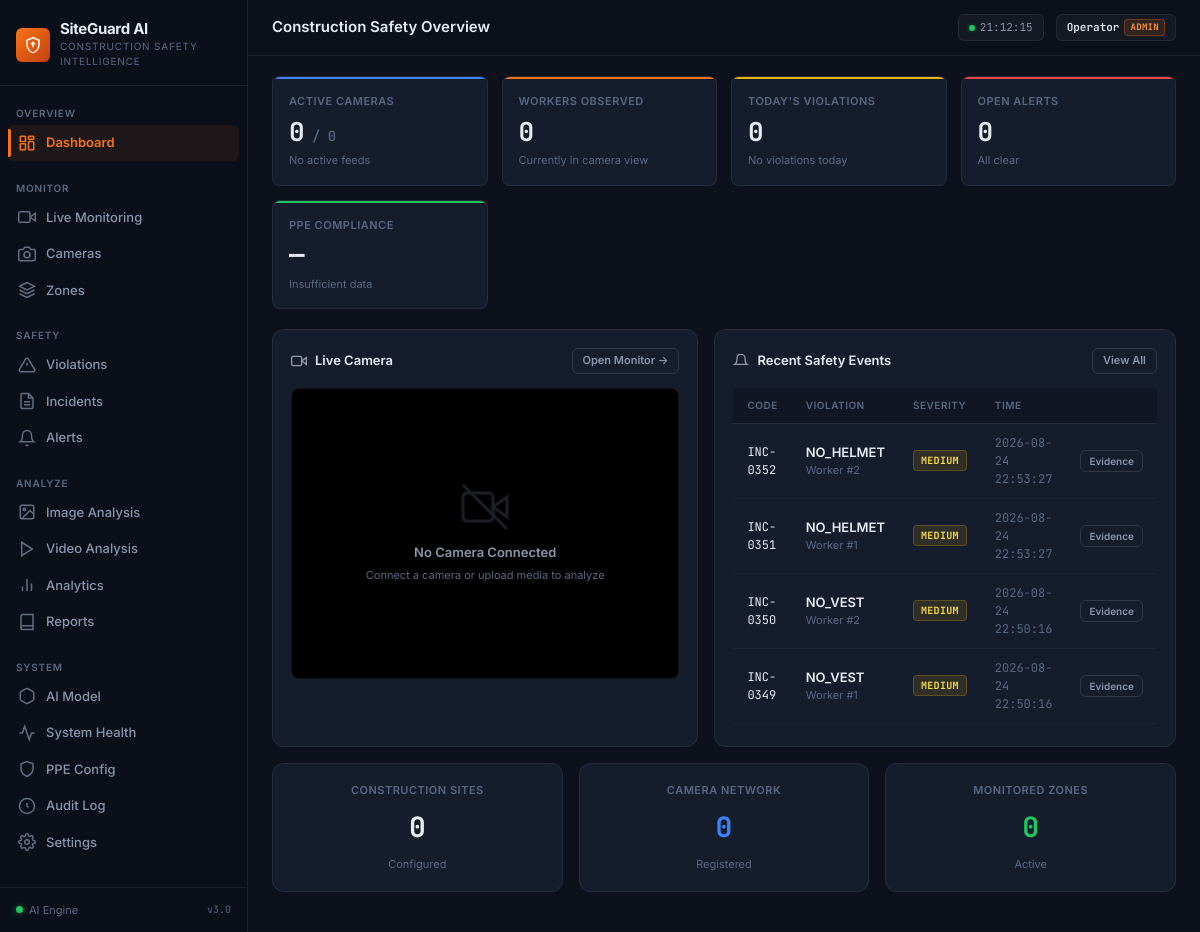
Before: / with the older database file.
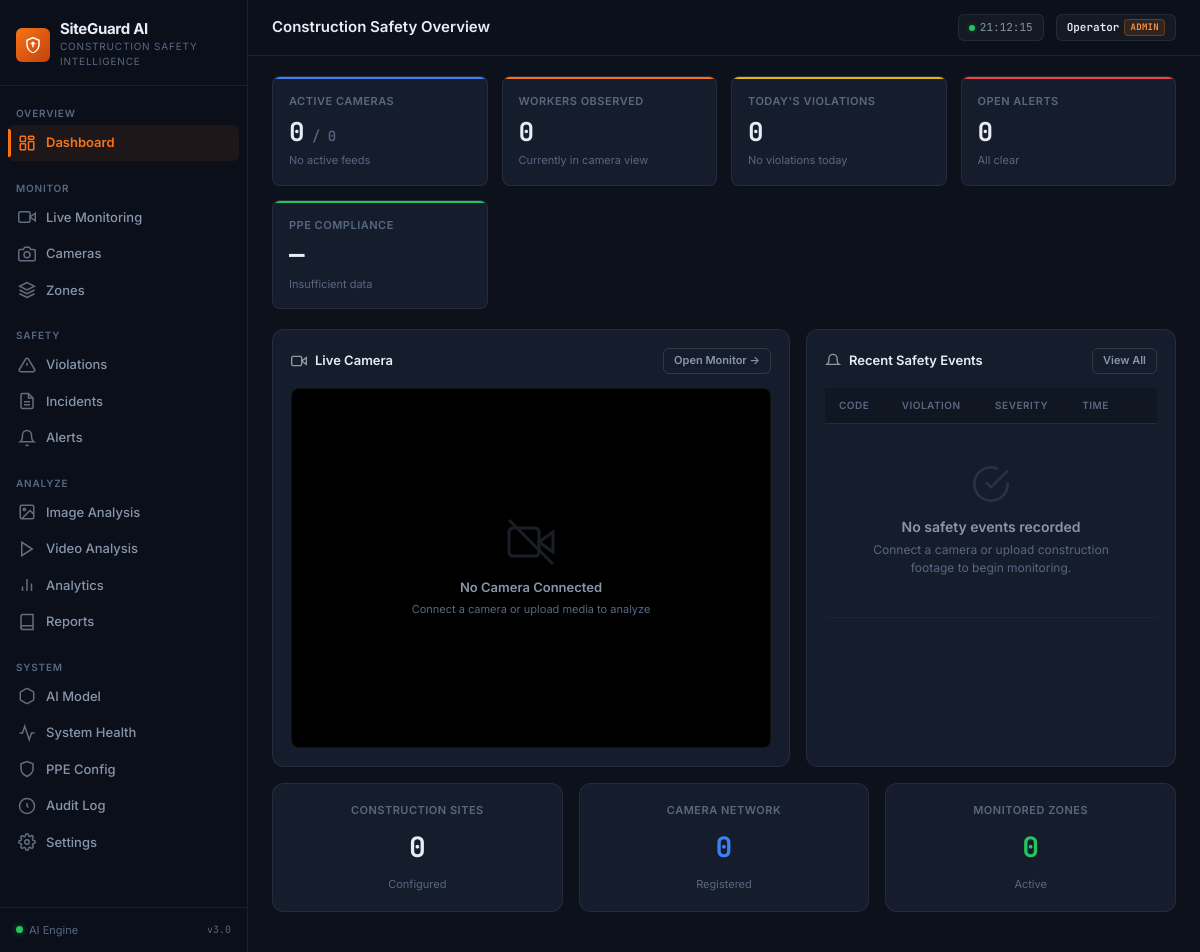
After: the same page with the newer database file.
### tables this page shows
CREATE TABLE incidents (
        id INTEGER PRIMARY KEY AUTOINCREMENT,
        incident_code TEXT UNIQUE NOT NULL,
        violation_id INTEGER,
        worker_id INTEGER NOT NULL,
        worker_label TEXT NOT NULL,
        violation_type TEXT NOT NULL,
        description TEXT,
        severity TEXT NOT NULL,
        confidence REAL NOT NULL,
        timestamp TEXT NOT NULL,
        duration REAL DEFAULT 0.0,
        source TEXT NOT NULL,
        snapshot_path TEXT,
        status TEXT DEFAULT 'OPEN',
        site_id INTEGER,
        camera_id INTEGER,
        zone_id INTEGER,
        assigned_to TEXT,
        root_cause TEXT,
        corrective_action TEXT,
        resolution_note TEXT,
        created_at TEXT,
        acknowledged_at TEXT,
        resolved_at TEXT,
        closed_by TEXT,
        FOREIGN KEY(violation_id) REFERENCES violations(id) ON DELETE SET NULL,
        FOREIGN KEY(site_id) REFERENCES sites(id) ON DELETE SET NULL,
        FOREIGN KEY(camera_id) REFERENCES cameras(id) ON DELETE SET NULL
    );

### app.py (the view)
@app.route("/")
def dashboard_view():
    recent = IncidentModel.get_recent(limit=6)
    today_count = IncidentModel.get_count(today_only=True)
    open_alerts = AlertModel.get_open_count()
    resolved_count = len(IncidentModel.get_all(status="RESOLVED", limit=1000))
    worker_stats = WorkerTrackModel.get_summary_stats()
    total_sites = SiteModel.get_count()
    total_cameras = CameraModel.get_count()
    active_cameras = CameraModel.get_active_count()
    total_zones = len(ZoneModel.get_all())
    summary_stats = {
        "workers_count": latest_frame_summary.get("worker_count", 0),
        "violations_count": latest_frame_summary.get("violation_count", 0),
        "critical_count": latest_frame_summary.get("critical_count", 0)
    }
    return render_template(
        "index.html",
        active_page="dashboard",
        recent_alerts=recent,
        stats=summary_stats,
        today_violations_count=today_count,
        open_alerts_count=open_alerts,
        resolved_incidents_count=resolved_count,
        compliance_rate=worker_stats.get("compliance_rate"),
        total_sites_count=total_sites,
        total_cameras_count=total_cameras,
        active_cameras_count=active_cameras,
        total_zones_count=total_zones
    )

### templates/index.html (shortened to what this page needs)
{% extends "base.html" %}
{% block page_title %}Construction Safety Overview{% endblock %}
{% block content %}
<div class="kpi-grid">
  <div class="kpi kpi-blue">
    <div class="kpi-label">Active Cameras</div>
    <div class="kpi-value">{{ active_cameras_count|default(0) }}<span class="fs-14 text-muted fw-500"> / {{ total_cameras_count|default(0) }}</span></div>
    <div class="kpi-sub">
      {% if active_cameras_count and active_cameras_count > 0 %}Streaming{% else %}No active feeds{% endif %}
    </div>
  </div>
  <div class="kpi kpi-orange">
    <div class="kpi-label">Workers Observed</div>
    <div class="kpi-value" id="card-workers-count">{{ stats.workers_count|default(0) }}</div>
    <div class="kpi-sub">Currently in camera view</div>
  </div>
  <div class="kpi kpi-yellow">
    <div class="kpi-label">Today's Violations</div>
    <div class="kpi-value" id="card-violations-count">{{ today_violations_count|default(0) }}</div>
    <div class="kpi-sub">
      {% if today_violations_count and today_violations_count > 0 %}Safety rule breaches{% else %}No violations today{% endif %}
    </div>
  </div>
  <div class="kpi kpi-red">
    <div class="kpi-label">Open Alerts</div>
    <div class="kpi-value" id="card-alerts-count">{{ open_alerts_count|default(0) }}</div>
    <div class="kpi-sub">
      {% if open_alerts_count and open_alerts_count > 0 %}Requires review{% else %}All clear{% endif %}
    </div>
  </div>
  <div class="kpi kpi-green">
    <div class="kpi-label">PPE Compliance</div>
    <div class="kpi-value" id="card-compliance-rate">
      {% if compliance_rate is not none %}{{ compliance_rate }}%{% else %}&mdash;{% endif %}
    </div>
    <div class="kpi-sub">
      {% if compliance_rate is not none %}Compliant / total observations{% else %}Insufficient data{% endif %}
    </div>
  </div>
</div>
<div class="grid-main mb-16">
  <div class="card">
    <div class="card-header">
      <div class="card-label">
        <svg class="icon" viewBox="0 0 24 24" fill="none" stroke="currentColor" stroke-width="2"><path d="M23 7l-7 5 7 5V7z"/><rect x="1" y="5" width="15" height="14" rx="2"/></svg>
        Live Camera
      </div>
      <a href="{{ url_for('monitor_view') }}" class="btn btn-sm btn-secondary">Open Monitor &rarr;</a>
    </div>
    <div class="video-container max-h-360">
      <div class="video-empty-fallback d-none">
        <svg class="video-fallback-svg" width="48" height="48" viewBox="0 0 24 24" fill="none" stroke="currentColor" stroke-width="1.5"><path d="M23 7l-7 5 7 5V7z"/><rect x="1" y="5" width="15" height="14" rx="2"/><line x1="1" y1="1" x2="23" y2="23"/></svg>
        <div class="fs-13 fw-600 text-secondary">No Camera Connected</div>
        <div class="fs-11 mt-4">Connect a camera or upload media to analyze</div>
      </div>
    </div>
  </div>
  <div class="card flex-col">
    <div class="card-header">
      <div class="card-label">
        <svg class="icon" viewBox="0 0 24 24" fill="none" stroke="currentColor" stroke-width="2"><path d="M18 8A6 6 0 006 8c0 7-3 9-3 9h18s-3-2-3-9"/></svg>
        Recent Safety Events
      </div>
      <a href="{{ url_for('alerts_view') }}" class="btn btn-sm btn-secondary">View All</a>
    </div>
    <div class="table-wrap table-wrap-scroll">
      <table class="data-table">
        <thead>
          <tr>
            <th>Code</th>
            <th>Violation</th>
            <th>Severity</th>
            <th>Time</th>
            <th></th>
          </tr>
        </thead>
        <tbody>
          {% if recent_alerts and recent_alerts|length > 0 %}
            {% for a in recent_alerts %}
              <tr>
                <td class="mono">{{ a.alert_code|default(a.incident_code) }}</td>
                <td>
                  <div class="fw-600">{{ a.violation_type }}</div>
                  <div class="text-xs text-muted">{{ a.worker_label }}</div>
                </td>
                <td><span class="badge badge-{{ a.severity|lower }}">{{ a.severity }}</span></td>
                <td class="mono muted">{{ a.timestamp }}</td>
                <td>
                  {% if a.snapshot_path %}
                    <button class="btn btn-xs btn-secondary" data-src="{{ url_for('serve_snapshot', filename=a.snapshot_path.split('/')[-1]) }}" data-code="{{ a.alert_code|default(a.incident_code) }}" data-type="{{ a.violation_type }}" onclick="viewSnapshot(this.dataset.src, this.dataset.code, this.dataset.type)">Evidence</button>
                  {% else %}
                    <a href="{{ url_for('alerts_view') }}" class="btn btn-xs btn-secondary">Review</a>
                  {% endif %}
                </td>
              </tr>
            {% endfor %}
          {% else %}
            <tr>
              <td colspan="5">
                <div class="empty-state empty-state-p-30">
                  <svg class="empty-state-icon-svg" width="36" height="36" viewBox="0 0 24 24" fill="none" stroke="currentColor" stroke-width="1.5"><path d="M22 11.08V12a10 10 0 11-5.93-9.14"/><polyline points="22 4 12 14.01 9 11.01"/></svg>
                  <div class="empty-state-title">No safety events recorded</div>
                  <div class="empty-state-text">Connect a camera or upload construction footage to begin monitoring.</div>
                </div>
              </td>
            </tr>
          {% endif %}
        </tbody>
      </table>
    </div>
  </div>
</div>
<div class="grid-3">
  <div class="card text-center">
    <div class="kpi-label">Construction Sites</div>
    <div class="infra-metric-val text-orange">{{ total_sites_count|default(0) }}</div>
    <div class="text-xs text-muted">Configured</div>
  </div>
  <div class="card text-center">
    <div class="kpi-label">Camera Network</div>
    <div class="infra-metric-val text-blue">{{ total_cameras_count|default(0) }}</div>
    <div class="text-xs text-muted">Registered</div>
  </div>
  <div class="card text-center">
    <div class="kpi-label">Monitored Zones</div>
    <div class="infra-metric-val text-green">{{ total_zones_count|default(0) }}</div>
    <div class="text-xs text-muted">Active</div>
  </div>
</div>
{% endblock %}

### templates/base.html (shortened to what this page needs)
<!DOCTYPE html>
<html lang="en">
<head>
  <link rel="stylesheet" href="{{ url_for('static', filename='css/style.css') }}">
</head>
<body>
  <aside class="sidebar">
    <div class="sidebar-brand">
      <div class="sidebar-brand-mark">
        <svg viewBox="0 0 24 24"><path d="M12 1L3 5v6c0 5.55 3.84 10.74 9 12 5.16-1.26 9-6.45 9-12V5l-9-4zm0 2.18l7 3.12v4.7c0 4.83-3.13 9.37-7 10.5-3.87-1.13-7-5.67-7-10.5V6.3l7-3.12z"/><path d="M12 7l-4 4h3v4h2v-4h3l-4-4z"/></svg>
      </div>
      <div>
        <div class="sidebar-brand-name">SiteGuard AI</div>
        <div class="sidebar-brand-sub">Construction Safety Intelligence</div>
      </div>
    </div>
    <div class="nav-group-label">Overview</div>
    <ul class="nav-list">
      <li><a href="{{ url_for('dashboard_view') }}" {% if active_page == 'dashboard' %}class="active"{% endif %} id="nav-dashboard">
        <svg class="nav-icon" viewBox="0 0 24 24" fill="none" stroke="currentColor" stroke-width="2"><rect x="3" y="3" width="7" height="7" rx="1"/><rect x="14" y="3" width="7" height="4" rx="1"/><rect x="14" y="10" width="7" height="11" rx="1"/><rect x="3" y="13" width="7" height="8" rx="1"/></svg>
        <span>Dashboard</span>
      </a></li>
    </ul>
    <div class="nav-group-label">Monitor</div>
    <ul class="nav-list">
      <li><a href="{{ url_for('monitor_view') }}" {% if active_page == 'monitor' %}class="active"{% endif %} id="nav-monitor">
        <svg class="nav-icon" viewBox="0 0 24 24" fill="none" stroke="currentColor" stroke-width="2"><path d="M23 7l-7 5 7 5V7z"/><rect x="1" y="5" width="15" height="14" rx="2"/></svg>
        <span>Live Monitoring</span>
      </a></li>
      <li><a href="{{ url_for('cameras_view') }}" {% if active_page == 'cameras' %}class="active"{% endif %} id="nav-cameras">
        <svg class="nav-icon" viewBox="0 0 24 24" fill="none" stroke="currentColor" stroke-width="2"><path d="M23 19a2 2 0 01-2 2H3a2 2 0 01-2-2V8a2 2 0 012-2h4l2-3h6l2 3h4a2 2 0 012 2z"/><circle cx="12" cy="13" r="4"/></svg>
        <span>Cameras</span>
      </a></li>
      <li><a href="{{ url_for('sites_view') }}" {% if active_page == 'sites' %}class="active"{% endif %} id="nav-sites">
        <svg class="nav-icon" viewBox="0 0 24 24" fill="none" stroke="currentColor" stroke-width="2"><polygon points="12 2 2 7 12 12 22 7 12 2"/><polyline points="2 17 12 22 22 17"/><polyline points="2 12 12 17 22 12"/></svg>
        <span>Zones</span>
      </a></li>
    </ul>
    <div class="nav-group-label">Safety</div>
    <ul class="nav-list">
      <li><a href="{{ url_for('violations_view') }}" {% if active_page == 'violations' %}class="active"{% endif %} id="nav-violations">
        <svg class="nav-icon" viewBox="0 0 24 24" fill="none" stroke="currentColor" stroke-width="2"><path d="M10.29 3.86L1.82 18a2 2 0 001.71 3h16.94a2 2 0 001.71-3L13.71 3.86a2 2 0 00-3.42 0z"/><line x1="12" y1="9" x2="12" y2="13"/><line x1="12" y1="17" x2="12.01" y2="17"/></svg>
        <span>Violations</span>
      </a></li>
      <li><a href="{{ url_for('incidents_view') }}" {% if active_page == 'incidents' %}class="active"{% endif %} id="nav-incidents">
        <svg class="nav-icon" viewBox="0 0 24 24" fill="none" stroke="currentColor" stroke-width="2"><path d="M14 2H6a2 2 0 00-2 2v16a2 2 0 002 2h12a2 2 0 002-2V8z"/><polyline points="14 2 14 8 20 8"/><line x1="16" y1="13" x2="8" y2="13"/><line x1="16" y1="17" x2="8" y2="17"/></svg>
        <span>Incidents</span>
      </a></li>
      <li><a href="{{ url_for('alerts_view') }}" {% if active_page == 'alerts' %}class="active"{% endif %} id="nav-alerts">
        <svg class="nav-icon" viewBox="0 0 24 24" fill="none" stroke="currentColor" stroke-width="2"><path d="M18 8A6 6 0 006 8c0 7-3 9-3 9h18s-3-2-3-9"/><path d="M13.73 21a2 2 0 01-3.46 0"/></svg>
        <span>Alerts</span>
      </a></li>
    </ul>
    <div class="nav-group-label">Analyze</div>
    <ul class="nav-list">
      <li><a href="{{ url_for('image_analysis_view') }}" {% if active_page == 'image_analysis' %}class="active"{% endif %} id="nav-image">
        <svg class="nav-icon" viewBox="0 0 24 24" fill="none" stroke="currentColor" stroke-width="2"><rect x="3" y="3" width="18" height="18" rx="2"/><circle cx="8.5" cy="8.5" r="1.5"/><polyline points="21 15 16 10 5 21"/></svg>
        <span>Image Analysis</span>
      </a></li>
      <li><a href="{{ url_for('video_analysis_view') }}" {% if active_page == 'video_analysis' %}class="active"{% endif %} id="nav-video">
        <svg class="nav-icon" viewBox="0 0 24 24" fill="none" stroke="currentColor" stroke-width="2"><polygon points="5 3 19 12 5 21 5 3"/></svg>
        <span>Video Analysis</span>
      </a></li>
      <li><a href="{{ url_for('analytics_view') }}" {% if active_page == 'analytics' %}class="active"{% endif %} id="nav-analytics">
        <svg class="nav-icon" viewBox="0 0 24 24" fill="none" stroke="currentColor" stroke-width="2"><line x1="18" y1="20" x2="18" y2="10"/><line x1="12" y1="20" x2="12" y2="4"/><line x1="6" y1="20" x2="6" y2="14"/></svg>
        <span>Analytics</span>
      </a></li>
      <li><a href="{{ url_for('reports_view') }}" {% if active_page == 'reports' %}class="active"{% endif %} id="nav-reports">
        <svg class="nav-icon" viewBox="0 0 24 24" fill="none" stroke="currentColor" stroke-width="2"><path d="M4 19.5A2.5 2.5 0 016.5 17H20"/><path d="M6.5 2H20v20H6.5A2.5 2.5 0 014 19.5v-15A2.5 2.5 0 016.5 2z"/></svg>
        <span>Reports</span>
      </a></li>
    </ul>
    <div class="nav-group-label">System</div>
    <ul class="nav-list">
      <li><a href="{{ url_for('model_view') }}" {% if active_page == 'model' %}class="active"{% endif %} id="nav-model">
        <svg class="nav-icon" viewBox="0 0 24 24" fill="none" stroke="currentColor" stroke-width="2"><path d="M21 16V8a2 2 0 00-1-1.73l-7-4a2 2 0 00-2 0l-7 4A2 2 0 003 8v8a2 2 0 001 1.73l7 4a2 2 0 002 0l7-4A2 2 0 0021 16z"/></svg>
        <span>AI Model</span>
      </a></li>
      <li><a href="{{ url_for('system_health_view') }}" {% if active_page == 'system_health' %}class="active"{% endif %} id="nav-health">
        <svg class="nav-icon" viewBox="0 0 24 24" fill="none" stroke="currentColor" stroke-width="2"><path d="M22 12h-4l-3 9L9 3l-3 9H2"/></svg>
        <span>System Health</span>
      </a></li>
      <li><a href="{{ url_for('ppe_view') }}" {% if active_page == 'ppe' %}class="active"{% endif %} id="nav-ppe">
        <svg class="nav-icon" viewBox="0 0 24 24" fill="none" stroke="currentColor" stroke-width="2"><path d="M12 22s8-4 8-10V5l-8-3-8 3v7c0 6 8 10 8 10z"/></svg>
        <span>PPE Config</span>
      </a></li>
      <li><a href="{{ url_for('audit_logs_view') }}" {% if active_page == 'audit_logs' %}class="active"{% endif %} id="nav-audit">
        <svg class="nav-icon" viewBox="0 0 24 24" fill="none" stroke="currentColor" stroke-width="2"><polyline points="12 8 12 12 14 14"/><circle cx="12" cy="12" r="10"/></svg>
        <span>Audit Log</span>
      </a></li>
      <li><a href="{{ url_for('settings_view') }}" {% if active_page == 'settings' %}class="active"{% endif %} id="nav-settings">
        <span>Settings</span>
      </a></li>
    </ul>
    <div class="sidebar-footer">
      <div class="sidebar-status">
        <span class="status-dot"></span>
        <span>AI Engine</span>
      </div>
      <span class="sidebar-version">v3.0</span>
    </div>
  </aside>
  <div class="main-wrapper">
    <header class="header">
      <div class="header-title">{% block page_title %}Dashboard{% endblock %}</div>
      <div class="header-right">
        <div class="header-chip">
          <span class="dot dot-green"></span>
          <span id="live-clock-display">--:--:--</span>
        </div>
        <div class="header-chip">
          <span class="user-display-name fw-600">{{ current_user }}</span>
          <span class="badge badge-orange badge-role-tag">{{ current_role }}</span>
        </div>
      </div>
    </header>
    <main class="content">
      {% block content %}{% endblock %}
    </main>
  </div>
</body>
</html>

Changed rows visible on the page:
removed incidents: alert_code "INC-0352", violation_type "NO_HELMET", worker_label "Worker #2", severity "MEDIUM", timestamp "2026-08-24 22:53:27"
removed incidents: alert_code "INC-0351", violation_type "NO_HELMET", worker_label "Worker #1", severity "MEDIUM", timestamp "2026-08-24 22:53:27"
removed incidents: alert_code "INC-0350", violation_type "NO_VEST", worker_label "Worker #2", severity "MEDIUM", timestamp "2026-08-24 22:50:16"
removed incidents: alert_code "INC-0349", violation_type "NO_VEST", worker_label "Worker #1", severity "MEDIUM", timestamp "2026-08-24 22:50:16"
Other visible differences:
text now shown: "No safety events recorded Connect a camera or upload construction footage to begin monitoring."
